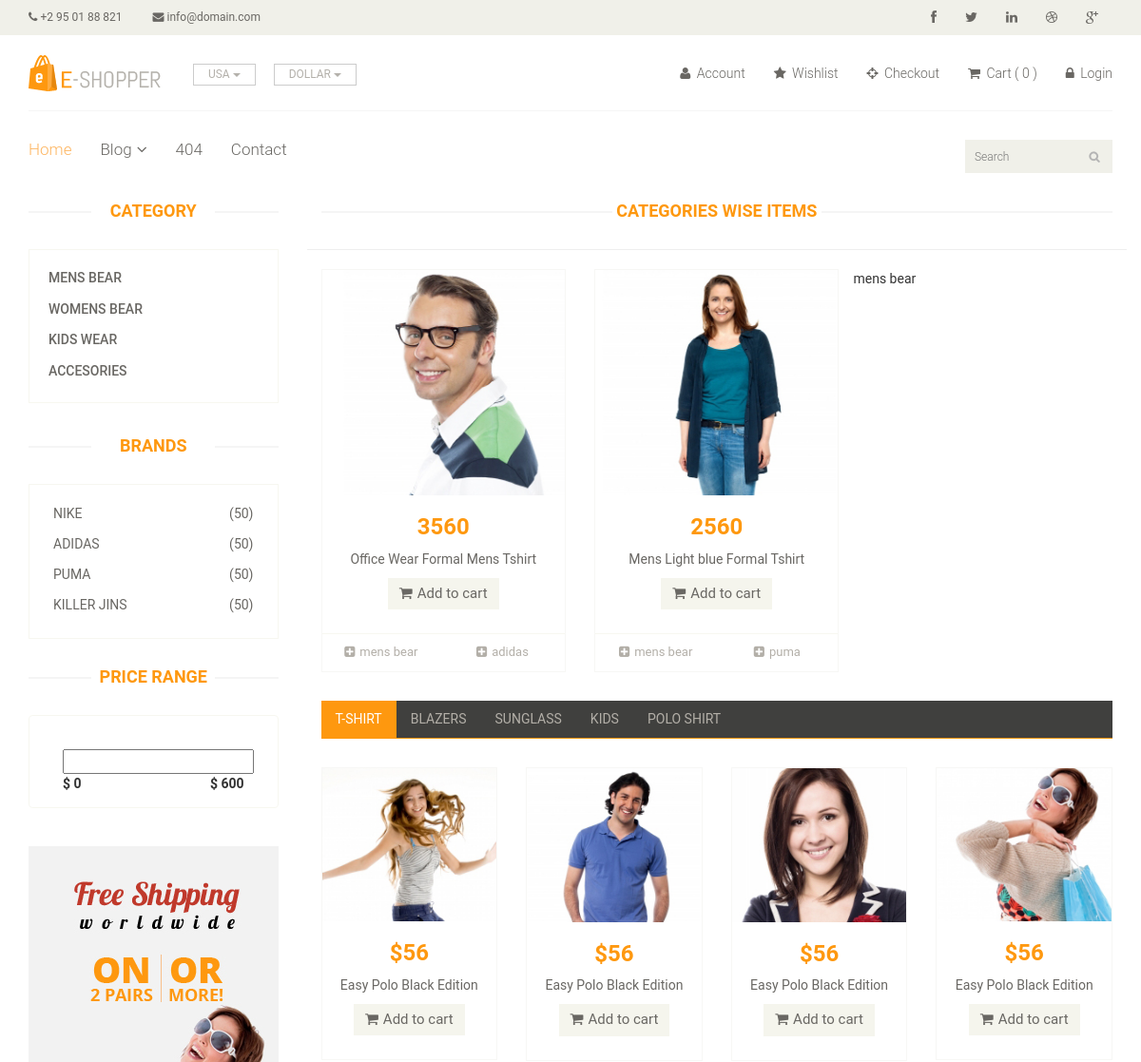
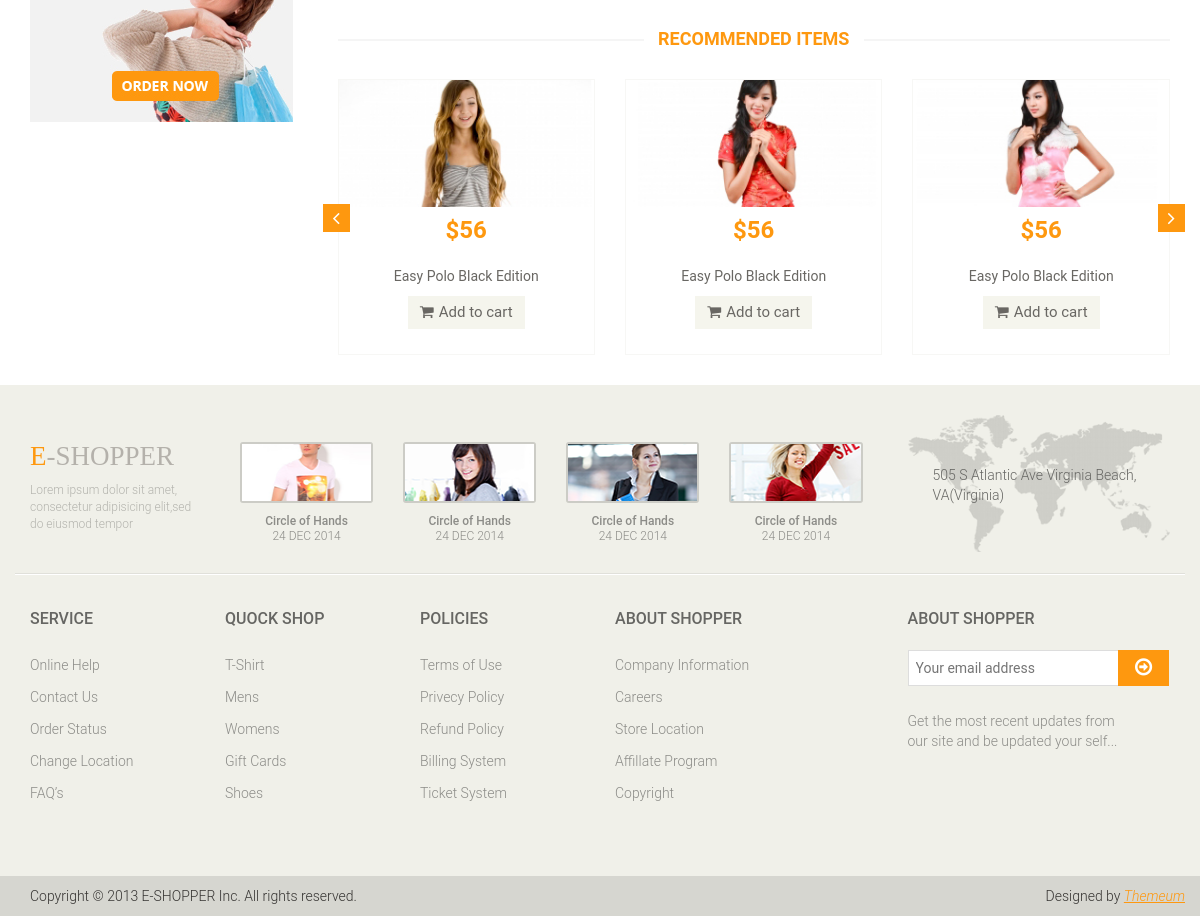
The page /project/category-wise-product.php?catid=1 on the database its author committed (2 pictures, top to bottom).
### tables this page shows
CREATE TABLE `categories` (
  `ca_id` int(11) NOT NULL,
  `ca_name` varchar(100) NOT NULL,
  `ca_time` timestamp NOT NULL DEFAULT CURRENT_TIMESTAMP ON UPDATE CURRENT_TIMESTAMP
);

CREATE TABLE `brands` (
  `br_id` int(11) NOT NULL,
  `br_name` varchar(100) NOT NULL,
  `br_time` timestamp NOT NULL DEFAULT CURRENT_TIMESTAMP ON UPDATE CURRENT_TIMESTAMP
);

CREATE TABLE `products` (
  `pro_id` int(11) NOT NULL,
  `pro_name` varchar(100) DEFAULT NULL,
  `pro_price` decimal(8,2) DEFAULT NULL,
  `pro_discount` tinyint(4) DEFAULT NULL,
  `pro_description` longtext,
  `pro_caid` int(11) DEFAULT NULL,
  `pro_brid` int(11) DEFAULT NULL,
  `pro_path` text,
  `pro_time` timestamp NOT NULL DEFAULT CURRENT_TIMESTAMP ON UPDATE CURRENT_TIMESTAMP
);

### project/category-wise-product.php (the view, shortened to what this page needs)
<?php
require_once 'header.php';
 ?>
	<section>
		<div class="container">
			<div class="row">
				<div class="col-sm-3">
					<?php
require_once 'sidebar.php';
					 ?>
					</div>
				</div>
				<div class="col-sm-9 padding-right">
					<div class="features_items">
						<h2 class="title text-center">categories wise items</h2>
<?php
$categoryid=$_REQUEST['catid'];
$str_catname="select ca_name from categories where ca_id='$categoryid'";
$res_catname=mysqli_query($conn,$str_catname) or die(mysqli_error($conn));
$ans_catname=mysqli_fetch_assoc($res_catname);
echo "<hr>".$ans_catname['ca_name']."</hr>";
$str ="select pro_id,pro_name,pro_price,pro_discount,pro_description,pro_path,br_name,ca_name from brands,categories,products where br_id=pro_brid and ca_id=pro_caid and pro_caid='$categoryid' order by pro_id desc";
$res=mysqli_query($conn,$str) or die(mysqli_error($conn));
 if($res->num_rows>0):
 	while($ans=$res->fetch_array(MYSQLI_ASSOC)):
 ?>
						<div class="col-sm-4">
							<div class="product-image-wrapper">
								<div class="single-products">
										<div class="productinfo text-center">
<img src="<?php echo $ans['pro_path'];  ?>" alt="" />
<h2><?php echo round($ans['pro_price']) ;?></h2>
<p><?php echo $ans['pro_name']; ?></p>
											<a href="#" class="btn btn-default add-to-cart"><i class="fa fa-shopping-cart"></i>Add to cart</a>
										</div>
										<div class="product-overlay">
											<div class="overlay-content">
											</div>
										</div>
								</div>
								<div class="choose">
									<ul class="nav nav-pills nav-justified">
										<li><a href="#"><i class="fa fa-plus-square"></i><?php echo $ans['ca_name']; ?></a></li>
										<li><a href="#"><i class="fa fa-plus-square"></i><?php echo $ans['br_name']; ?></a></li>
									</ul>
								</div>
							</div>
						</div>
<?php
endwhile;
endif;
 ?>
					</div>
					<div class="category-tab">
						<div class="col-sm-12">
							<ul class="nav nav-tabs">
								<li class="active"><a href="#tshirt" data-toggle="tab">T-Shirt</a></li>
								<li><a href="#blazers" data-toggle="tab">Blazers</a></li>
								<li><a href="#sunglass" data-toggle="tab">Sunglass</a></li>
								<li><a href="#kids" data-toggle="tab">Kids</a></li>
								<li><a href="#poloshirt" data-toggle="tab">Polo shirt</a></li>
							</ul>
						</div>
						<div class="tab-content">
							<div class="tab-pane fade active in" id="tshirt" >
								<div class="col-sm-3">
									<div class="product-image-wrapper">
										<div class="single-products">
											<div class="productinfo text-center">
												<img src="images/home/gallery1.jpg" alt="" />
												<h2>$56</h2>
												<p>Easy Polo Black Edition</p>
												<a href="#" class="btn btn-default add-to-cart"><i class="fa fa-shopping-cart"></i>Add to cart</a>
											</div>
										</div>
									</div>
								</div>
								<div class="col-sm-3">
									<div class="product-image-wrapper">
										<div class="single-products">
											<div class="productinfo text-center">
												<img src="images/home/gallery2.jpg" alt="" />
												<h2>$56</h2>
												<p>Easy Polo Black Edition</p>
												<a href="#" class="btn btn-default add-to-cart"><i class="fa fa-shopping-cart"></i>Add to cart</a>
											</div>
										</div>
									</div>
								</div>
								<div class="col-sm-3">
									<div class="product-image-wrapper">
										<div class="single-products">
											<div class="productinfo text-center">
												<img src="images/home/gallery3.jpg" alt="" />
												<h2>$56</h2>
												<p>Easy Polo Black Edition</p>
												<a href="#" class="btn btn-default add-to-cart"><i class="fa fa-shopping-cart"></i>Add to cart</a>
											</div>
										</div>
									</div>
								</div>
								<div class="col-sm-3">
									<div class="product-image-wrapper">
										<div class="single-products">
											<div class="productinfo text-center">
												<img src="images/home/gallery4.jpg" alt="" />
												<h2>$56</h2>
												<p>Easy Polo Black Edition</p>
												<a href="#" class="btn btn-default add-to-cart"><i class="fa fa-shopping-cart"></i>Add to cart</a>
											</div>
										</div>
									</div>
								</div>
							</div>
						</div>
					</div>
					<div class="recommended_items">
						<h2 class="title text-center">recommended items</h2>
						<div id="recommended-item-carousel" class="carousel slide" data-ride="carousel">
							<div class="carousel-inner">
								<div class="item active">
									<div class="col-sm-4">
										<div class="product-image-wrapper">
											<div class="single-products">
												<div class="productinfo text-center">
													<img src="images/home/recommend1.jpg" alt="" />
													<h2>$56</h2>
													<p>Easy Polo Black Edition</p>
													<a href="#" class="btn btn-default add-to-cart"><i class="fa fa-shopping-cart"></i>Add to cart</a>
												</div>
											</div>
										</div>
									</div>
									<div class="col-sm-4">
										<div class="product-image-wrapper">
											<div class="single-products">
												<div class="productinfo text-center">
													<img src="images/home/recommend2.jpg" alt="" />
													<h2>$56</h2>
													<p>Easy Polo Black Edition</p>
													<a href="#" class="btn btn-default add-to-cart"><i class="fa fa-shopping-cart"></i>Add to cart</a>
												</div>
											</div>
										</div>
									</div>
									<div class="col-sm-4">
										<div class="product-image-wrapper">
											<div class="single-products">
												<div class="productinfo text-center">
													<img src="images/home/recommend3.jpg" alt="" />
													<h2>$56</h2>
													<p>Easy Polo Black Edition</p>
													<a href="#" class="btn btn-default add-to-cart"><i class="fa fa-shopping-cart"></i>Add to cart</a>
												</div>
											</div>
										</div>
									</div>
								</div>
							</div>
							 <a class="left recommended-item-control" href="#recommended-item-carousel" data-slide="prev">
								<i class="fa fa-angle-left"></i>
							  </a>
							  <a class="right recommended-item-control" href="#recommended-item-carousel" data-slide="next">
								<i class="fa fa-angle-right"></i>
							  </a>
						</div>
					</div>
				</div>
			</div>
		</div>
	</section>
	<?php
require_once 'footer.php';
	 ?>

### project/header.php (shortened to what this page needs)
<!DOCTYPE html>
<html lang="en">
<head>
    <link href="css/bootstrap.min.css" rel="stylesheet">
    <link href="css/font-awesome.min.css" rel="stylesheet">
    <link href="css/prettyPhoto.css" rel="stylesheet">
    <link href="css/price-range.css" rel="stylesheet">
    <link href="css/animate.css" rel="stylesheet">
	<link href="css/main.css" rel="stylesheet">
	<link href="css/responsive.css" rel="stylesheet">
</head>
<body>
	<header id="header">
		<div class="header_top">
			<div class="container">
				<div class="row">
					<div class="col-sm-6">
						<div class="contactinfo">
							<ul class="nav nav-pills">
								<li><a href="#"><i class="fa fa-phone"></i> +2 95 01 88 821</a></li>
								<li><a href="#"><i class="fa fa-envelope"></i> info@domain.com</a></li>
							</ul>
						</div>
					</div>
					<div class="col-sm-6">
						<div class="social-icons pull-right">
							<ul class="nav navbar-nav">
								<li><a href="#"><i class="fa fa-facebook"></i></a></li>
								<li><a href="#"><i class="fa fa-twitter"></i></a></li>
								<li><a href="#"><i class="fa fa-linkedin"></i></a></li>
								<li><a href="#"><i class="fa fa-dribbble"></i></a></li>
								<li><a href="#"><i class="fa fa-google-plus"></i></a></li>
							</ul>
						</div>
					</div>
				</div>
			</div>
		</div>
		<div class="header-middle">
			<div class="container">
				<div class="row">
					<div class="col-sm-4">
						<div class="logo pull-left">
							<a href="index.html"><img src="images/home/logo.png" alt="" /></a>
						</div>
						<div class="btn-group pull-right">
							<div class="btn-group">
								<button type="button" class="btn btn-default dropdown-toggle usa" data-toggle="dropdown">
									USA
									<span class="caret"></span>
								</button>
							</div>
							<div class="btn-group">
								<button type="button" class="btn btn-default dropdown-toggle usa" data-toggle="dropdown">
									DOLLAR
									<span class="caret"></span>
								</button>
							</div>
						</div>
					</div>
					<div class="col-sm-8">
						<div class="shop-menu pull-right">
							<ul class="nav navbar-nav">
								<li><a href="#"><i class="fa fa-user"></i> Account</a></li>
								<li><a href="#"><i class="fa fa-star"></i> Wishlist</a></li>
								<li><a href="checkout.html"><i class="fa fa-crosshairs"></i> Checkout</a></li>
								<li><a href="cart.php"><i class="fa fa-shopping-cart"></i> Cart
									<span>(
									<?php
									if(isset($_COOKIE['products'])){
										$data=$_COOKIE['products'];
										$arr=explode(",",$data);
										$res=array_unique($arr);
										echo count($res);
									}
									else{
										echo 0;
									}
									 ?>
									)</span>
								</a></li>
<?php
if(!isset($_SESSION['log_name'])):
 ?>
<li><a href="login.php"><i class="fa fa-lock"></i> Login</a></li>
<?php
endif;
 ?>
							</ul>
						</div>
					</div>
				</div>
			</div>
		</div>
		<div class="header-bottom">
			<div class="container">
				<div class="row">
					<div class="col-sm-9">
						<div class="mainmenu pull-left">
							<ul class="nav navbar-nav collapse navbar-collapse">
								<li><a href="index.php" class="active">Home</a></li>
								<li class="dropdown"><a href="#">Blog<i class="fa fa-angle-down"></i></a>
                                </li>
								<li><a href="404.html">404</a></li>
								<li><a href="contact-us.html">Contact</a></li>
							</ul>
						</div>
					</div>
					<div class="col-sm-3">
						<div class="search_box pull-right">
							<input type="text" placeholder="Search"/>
						</div>
					</div>
				</div>
			</div>
		</div>
	</header>

### project/sidebar.php
<div class="left-sidebar">
						<h2>Category</h2>
						<div class="panel-group category-products" id="accordian">
<?php
$str= "select ca_id,ca_name from categories";
$res= mysqli_query($conn,$str) or die(mysqli_error($conn));
if($res->num_rows>0):
while($ans=$res->fetch_array(MYSQLI_ASSOC)):
?>
<div class="panel panel-default">
<div class="panel-heading">
<h4 class="panel-title"><a href="category-wise-product.php?catid=<?php echo $ans['ca_id'] ?>">
<?php
echo $ans['ca_name'];
 ?>
</a></h4>
</div>
</div>
		<?php
endwhile;
endif;
?>
						</div>
						<div class="brands_products">
							<h2>Brands</h2>
							<div class="brands-name">
								<ul class="nav nav-pills nav-stacked">
<?php
$str= "select br_id,br_name from brands";
$res= mysqli_query($conn,$str) or die(mysqli_error($conn));
if($res->num_rows>0):
while($ans=$res->fetch_array(MYSQLI_ASSOC)):
?>
				<li><a href="#" class="filter_brand" for="<?php echo $ans['br_id']; ?>"> <span class="pull-right">(50)</span>
<?php
echo $ans['br_name'];
 ?>
				</a></li>
<?php
endwhile;
endif;
?>
								</ul>
							</div>
						</div>
						<div class="price-range">
							<h2>Price Range</h2>
							<div class="well text-center">
								 <input type="text" class="span2" value="" data-slider-min="0" data-slider-max="600" data-slider-step="5" data-slider-value="[250,450]" id="sl2" ><br />
								 <b class="pull-left">$ 0</b> <b class="pull-right">$ 600</b>
							</div>
						</div>
						<div class="shipping text-center">
							<img src="images/home/shipping.jpg" alt="" />
						</div>

### project/footer.php (shortened to what this page needs)
<footer id="footer">
		<div class="footer-top">
			<div class="container">
				<div class="row">
					<div class="col-sm-2">
						<div class="companyinfo">
							<h2><span>e</span>-shopper</h2>
							<p>Lorem ipsum dolor sit amet, consectetur adipisicing elit,sed do eiusmod tempor</p>
						</div>
					</div>
					<div class="col-sm-7">
						<div class="col-sm-3">
							<div class="video-gallery text-center">
								<a href="#">
									<div class="iframe-img">
										<img src="images/home/iframe1.png" alt="" />
									</div>
								</a>
								<p>Circle of Hands</p>
								<h2>24 DEC 2014</h2>
							</div>
						</div>
						<div class="col-sm-3">
							<div class="video-gallery text-center">
								<a href="#">
									<div class="iframe-img">
										<img src="images/home/iframe2.png" alt="" />
									</div>
								</a>
								<p>Circle of Hands</p>
								<h2>24 DEC 2014</h2>
							</div>
						</div>
						<div class="col-sm-3">
							<div class="video-gallery text-center">
								<a href="#">
									<div class="iframe-img">
										<img src="images/home/iframe3.png" alt="" />
									</div>
								</a>
								<p>Circle of Hands</p>
								<h2>24 DEC 2014</h2>
							</div>
						</div>
						<div class="col-sm-3">
							<div class="video-gallery text-center">
								<a href="#">
									<div class="iframe-img">
										<img src="images/home/iframe4.png" alt="" />
									</div>
								</a>
								<p>Circle of Hands</p>
								<h2>24 DEC 2014</h2>
							</div>
						</div>
					</div>
					<div class="col-sm-3">
						<div class="address">
							<img src="images/home/map.png" alt="" />
							<p>505 S Atlantic Ave Virginia Beach, VA(Virginia)</p>
						</div>
					</div>
				</div>
			</div>
		</div>
		<div class="footer-widget">
			<div class="container">
				<div class="row">
					<div class="col-sm-2">
						<div class="single-widget">
							<h2>Service</h2>
							<ul class="nav nav-pills nav-stacked">
								<li><a href="#">Online Help</a></li>
								<li><a href="#">Contact Us</a></li>
								<li><a href="#">Order Status</a></li>
								<li><a href="#">Change Location</a></li>
								<li><a href="#">FAQ’s</a></li>
							</ul>
						</div>
					</div>
					<div class="col-sm-2">
						<div class="single-widget">
							<h2>Quock Shop</h2>
							<ul class="nav nav-pills nav-stacked">
								<li><a href="#">T-Shirt</a></li>
								<li><a href="#">Mens</a></li>
								<li><a href="#">Womens</a></li>
								<li><a href="#">Gift Cards</a></li>
								<li><a href="#">Shoes</a></li>
							</ul>
						</div>
					</div>
					<div class="col-sm-2">
						<div class="single-widget">
							<h2>Policies</h2>
							<ul class="nav nav-pills nav-stacked">
								<li><a href="#">Terms of Use</a></li>
								<li><a href="#">Privecy Policy</a></li>
								<li><a href="#">Refund Policy</a></li>
								<li><a href="#">Billing System</a></li>
								<li><a href="#">Ticket System</a></li>
							</ul>
						</div>
					</div>
					<div class="col-sm-2">
						<div class="single-widget">
							<h2>About Shopper</h2>
							<ul class="nav nav-pills nav-stacked">
								<li><a href="#">Company Information</a></li>
								<li><a href="#">Careers</a></li>
								<li><a href="#">Store Location</a></li>
								<li><a href="#">Affillate Program</a></li>
								<li><a href="#">Copyright</a></li>
							</ul>
						</div>
					</div>
					<div class="col-sm-3 col-sm-offset-1">
						<div class="single-widget">
							<h2>About Shopper</h2>
							<form action="#" class="searchform">
								<input type="text" placeholder="Your email address" />
								<button type="submit" class="btn btn-default"><i class="fa fa-arrow-circle-o-right"></i></button>
								<p>Get the most recent updates from <br />our site and be updated your self...</p>
							</form>
						</div>
					</div>
				</div>
			</div>
		</div>
		<div class="footer-bottom">
			<div class="container">
				<div class="row">
					<p class="pull-left">Copyright © 2013 E-SHOPPER Inc. All rights reserved.</p>
					<p class="pull-right">Designed by <span><a target="_blank" href="http://www.themeum.com">Themeum</a></span></p>
				</div>
			</div>
		</div>
	</footer>
</body>
</html>

### rows shown on the page
categories: ca_name "MENS BEAR", ca_name "mens bear"
categories: ca_name "WOMENS BEAR"
categories: ca_name "KIDS WEAR"
categories: ca_name "ACCESORIES"
brands: br_name "NIKE"
brands: br_name "ADIDAS", products.pro_path (picture), products.pro_price "3560", products.pro_name "Office Wear Formal Mens Tshirt", categories.ca_name "mens bear", br_name "adidas"
brands: br_name "PUMA", products.pro_path (picture), products.pro_price "2560", products.pro_name "Mens Light blue Formal Tshirt", categories.ca_name "mens bear", br_name "puma"
brands: br_name "KILLER JINS"
